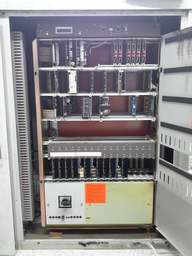
#> input picture data/ima.tiff, 192 x 256 px, shrunk from 768 x 1024 before the run, found by its file name
$ python detector3.py
#> lines starting #> are read from the running program, lines starting #| are printed output that depends on the picture
### python/integral_histogram.py
import cv2 as cv
import numpy as np


def integralHistogram(height, width, nchannels, nbins,im):
    rows,cols = height, width
    hist_rows = rows +1 #add a row to avoid to write so much initial condition in order to create the 1st row in propagation step
    hist_cols = cols +1 #add a col "    "   "   "       "   "   "   "   "   "   "   "   "   "   "   "   " col
    hist_len = hist_rows * hist_cols * nbins
    #row_len = hist_cols + nbins

    #Allocate vector for integral histogram added row and column
    integral = np.zeros(hist_len*nchannels).reshape(nchannels, hist_rows, hist_cols, nbins)

    #Split each channel
    for i in range(nchannels):
        channel = im[:,:,i]
        print("channel ",i)
        wavefrontScan2(channel,integral[i],nbins)
    return integral #4d array


# [35 lines left out: function wavefrontScan, not called in this run]

def wavefrontScan2(im, integral,nbins): #im: 2d (rows, cols), integral: 3d (hist_rows, hist_cols, bins)
    rows, cols = im.shape
    #row_len = (rows+1)*nbins
    #hy, hx = 0, 0

    #integral.reshape((rows+1, cols+1,nbins))

    for x in range(rows-1): #dimensions reversed from the paper because of the dimension management of python array (in paper: col=1st dim and row=2nd dim whereas in python: row = 1st dim and col = 2nd dim)
        for y in range(cols-1):

            #Calculate histogram coordinates in a shape of an index
            h00 = integral[x,y,:]
            h01 = integral[x,y+1,:]
            h10 = integral[x+1,y,:]
            h11 = integral[x+1,y+1,:]


            #Sum left, upper and upper-left histogram
            sumHist2(h00, h01, h10, h11, nbins)

            #Calculate bin index of the current point
            bin_index = int(np.ceil(im[x,y] * nbins / 255) -1)

            #print(integral[h11+bin_index])
            #Add the current pixel's bin
            integral[x+1,y+1,bin_index]+=1


# [7 lines left out: function sumHist, not called in this run]

def sumHist2(h00,h01,h10,h11,nbins): # one point of integral 2d, one channel, all bins
    h11 = h01 + h10 - h00

def regionHistogram(integral, region, height, width, nchannels, nbins):
    '''
    integral : 1d
    region : 2d
    height, width, nchannels, nbins : int
    return : 1d, integral for one point
    '''
    rows, cols = height, width
    hist_rows = rows +1
    hist_cols = cols +1
    hist_len = hist_rows + hist_cols + nbins

    x,y,width,height = region


    out = np.zeros(nbins*nchannels)
    for ch in range(nchannels):
        x0 = x
        x1 = x + width
        y0 = y
        y1 = y + height

        row_len = (cols+1)*nbins
        h00 = x0*nbins + y0*row_len
        h01 = x1* nbins + y0 * row_len
        h10 = x0 * nbins + y1 * row_len
        h11 = x1 * nbins + y1 * row_len

        out_ch = out[ch*nbins: (ch+1)*nbins-1]

        regionHist(h00,h01,h10,h11, nbins, nchannels, integral, out_ch)

    return out

def regionHist(h00,h01,h10,h11, nbins, nchannels, integral, out_ch):
    out_ch[:] = integral[h11:h11+nbins] - integral[h01:h01+nbins] - integral[h10:h10+nbins] + integral[h00:h00+nbins]


# [63 lines left out: functions compare, compSingle, not called in this run]

### python/detector3.py
from integral_histogram import *
import cv2 as cv

N_BINS = 20
N_CHANNELS=3

def compare_X2(hist1,hist2,lenght):
    sin = 0
    for i in range(lenght):
        val = hist1[i] - hist2[i]
        if val!=0:
            sin += (val*val)/(hist1[i]+hist2[i])
    return sin


A = cv.imread("data/ima.tiff")
#> A is the input picture: shape (256, 192, 3); mean B, G, R 142.1, 140.3, 143.9
B = cv.imread("data/imb.tiff")
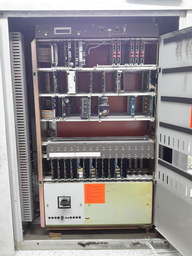
#> input picture data/imb.tiff, 192 x 256 px, shrunk from 768 x 1024 before the run, found by its file name
#> B is the input picture: shape (256, 192, 3); mean B, G, R 142.3, 140.1, 144.7

A_height,A_width, A_channels = np.shape(A)
#> A_height = 256; A_width = 192; A_channels = 3
B_height, B_width, B_channels = np.shape(B)
#> B_height = 256; B_width = 192; B_channels = 3

#!!! fonction catch if channel!=N_CHANNEl

#Calculate integral histogram for each image
integralA = integralHistogram(A_height, A_width, N_CHANNELS,N_BINS, A)
#> the loop in integralHistogram, `for i in range(nchannels):` made 3 passes
#> pass 1, in integralHistogram, `channel = im[:,:,i]`:
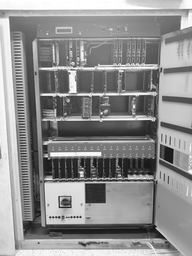
#> channel: shape (256, 192); min 6, max 255, mean 142.1
#> pass 2, in integralHistogram, `channel = im[:,:,i]`:
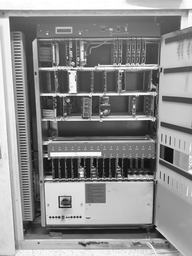
#> channel: shape (256, 192); min 6, max 255, mean 140.3
#> pass 3, in integralHistogram, `channel = im[:,:,i]`:
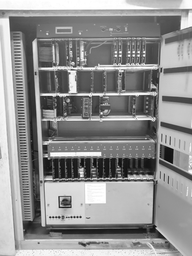
#> channel: shape (256, 192); min 7, max 255, mean 143.9
integralB = integralHistogram(B_height, B_width, N_CHANNELS,N_BINS, B)
#> the loop in integralHistogram (call 2), `for i in range(nchannels):` made 3 passes
#> pass 1, in integralHistogram (call 2), `channel = im[:,:,i]`:
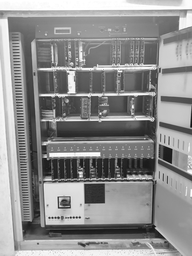
#> channel: shape (256, 192); min 12, max 255, mean 142.3
#> pass 2, in integralHistogram (call 2), `channel = im[:,:,i]`:
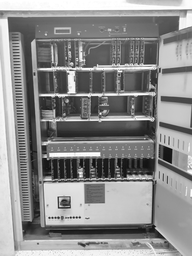
#> channel: shape (256, 192); min 7, max 255, mean 140.1
#> pass 3, in integralHistogram (call 2), `channel = im[:,:,i]`:
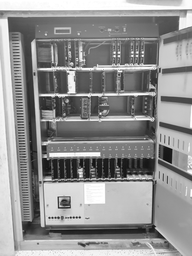
#> channel: shape (256, 192); min 10, max 255, mean 144.7

#Now we can calculate histogram for any window position and size very fast in O(N_BINS)
region = (0, 0, 100, 100) #x,y,width,height

out = regionHistogram(integralA, region, A_height, A_width, N_CHANNELS, N_BINS) #shape = (nbins*nchannels, 1)
#> (the run stopped early here; a loop or call above may not have finished)
